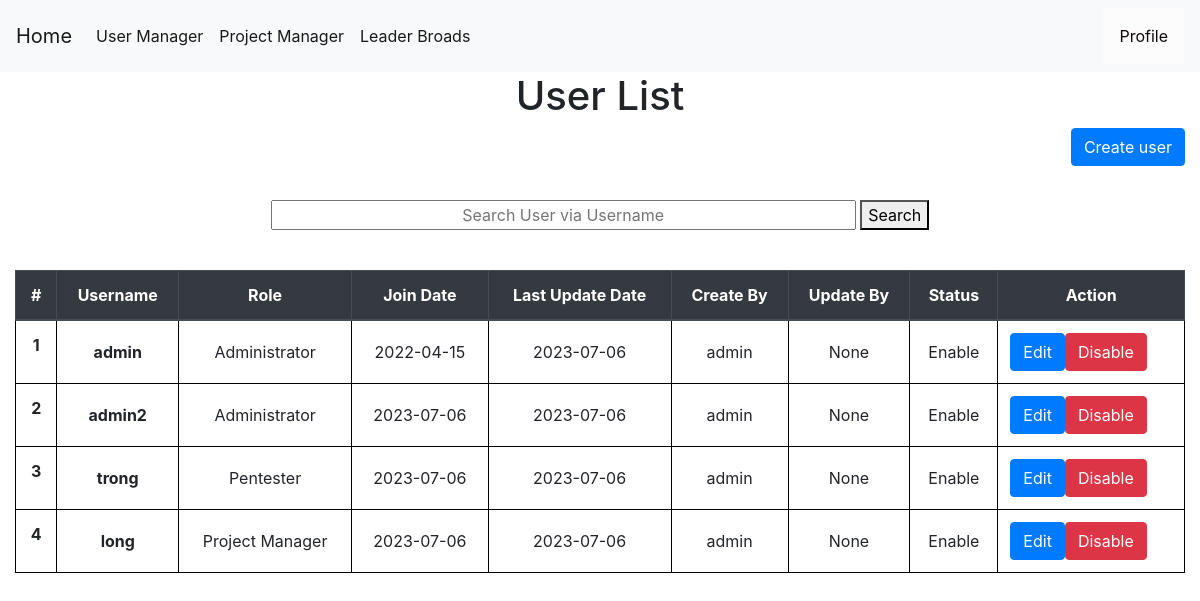
The app's page /enableaccount (signed in), older data.
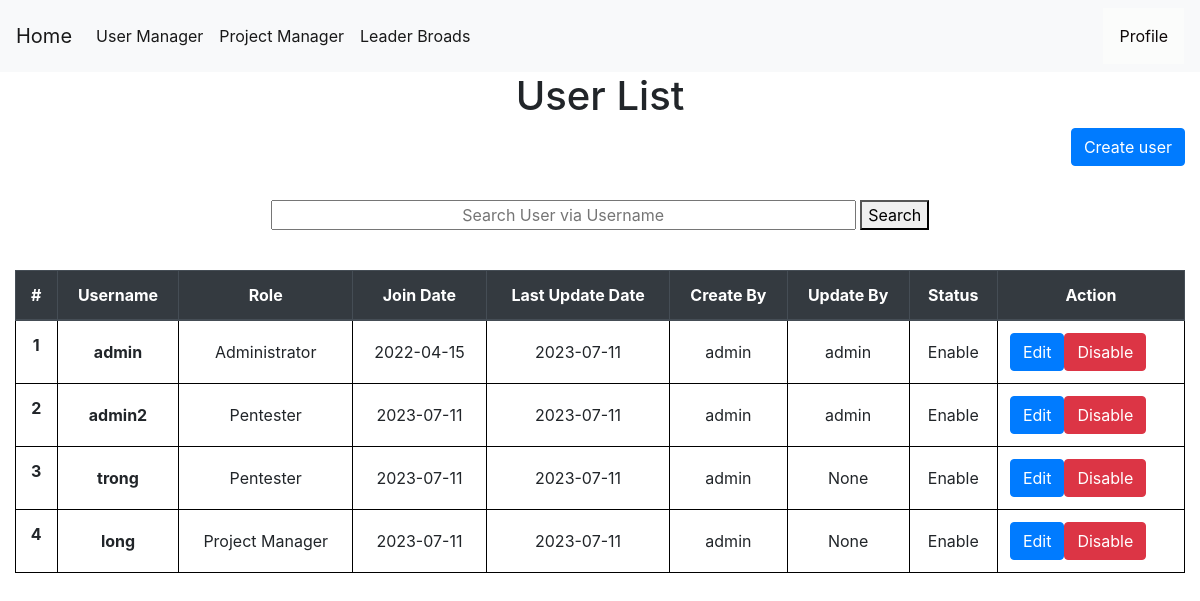
The same page, newer data.
### tables this page shows
CREATE TABLE users (
    userid INTEGER PRIMARY KEY AUTOINCREMENT,
    username TEXT NOT NULL,
    password TEXT NOT NULL,
    join_date date NOT NULL,
    update_date date,
    create_by TEXT NOT NULL,
    update_by TEXT,
    isactive INTEGER NOT NULL,
    role TEXT NOT NULL
);

### app.py (the view, shortened to what this page needs)
@app.route("/enableaccount", methods=('GET', 'POST'))
def enableaccount():
    if session["userid"] == None:
        return redirect(url_for('login'))
    currentuser = get_current_user()
    if currentuser["role"] != 'Administrator':
        return render_template('403.html',)
    msg = ''
    conn = get_db_connection()
    users = conn.execute('SELECT * FROM users').fetchall()
    conn.commit()
    conn.close()
    return render_template('show_user.html', currentuser=currentuser,users=users,msg=msg)

### app.py (called while the page is built)
def get_db_connection():
    conn = sqlite3.connect('database.db')
    conn.row_factory = sqlite3.Row
    return conn

def get_current_user():
    userid = session["userid"]
    conn = get_db_connection()
    user = conn.execute('SELECT * FROM users WHERE userid = ?',(userid,)).fetchone()
    conn.commit()
    conn.close()
    return user

### templates/show_user.html (shortened to what this page needs)
{% extends 'base.html' %}
{% block content %}
    <center><h1>{% block title %}  User List  {% endblock %}</h1></center>
    <link rel= "stylesheet" type= "text/css" href= "{{ url_for('static',filename='css/showuser.css') }}">
    <a href="{{ url_for('add_user')}}" class="btn btn-primary" style="float: right;" role="button" aria-pressed="true">Create user</a>
  <center>
  <form action="{{ url_for('search_user') }}" method ="GET">
    <input style="text-align: center;width:50%;" name="username" type="username" placeholder="Search User via Username" />
    <button>Search</button>
  </form>
</center></br>
    <table class="table">
        <thead class="thead-dark" text-align="center" style="text-align: center;width:100%;">
          <tr>
            <th style="text-align: center"scope="col">#</th>
            <th style="text-align: center"scope="col">Username</th>
            <th style="text-align: center"scope="col">Role</th>
            <th style="text-align: center"scope="col">Join Date</th>
            <th style="text-align: center"scope="col">Last Update Date</th>
            <th style="text-align: center"scope="col">Create By</th>
            <th style="text-align: center"scope="col">Update By</th>
            <th style="text-align: center"scope="col">Status</th>
            <th style="text-align: center"scope="col">Action</th>
          </tr>
        </thead>
        <tbody>
        {% for user in users %}
          <tr>
            <th style="text-align: center"class="counterCell"></th>
            <th style="text-align: center"class="align-middle"  scope="row">{{ user.username }}</th>
            <td style="text-align: center"class="align-middle" >{{ user.role }}</td>
            <td style="text-align: center"class="align-middle" >{{ user.join_date }}</td>
            <td style="text-align: center"class="align-middle" >{{ user.update_date }}</td>
            <td style="text-align: center"class="align-middle" >{{ user.create_by }}</td>
            <td style="text-align: center"class="align-middle" >{{ user.update_by }}</td>
            {% if user.isactive == 1 %}
            <td style="text-align: center"class="align-middle">Enable</td>
            {%else%}
            <td style="text-align: center"class="align-middle">Disable</td>
            {% endif %}
            <td style="text-align: center"class="align-middle">
              <span style="float:left;">
              <a href="{{ url_for('edituser',id= user.userid) }} "class="btn btn-primary">Edit</a>
              </span>
              {% if user.isactive == 1 %}
              <span style="float:left;">
              <form action="{{ url_for('showuser') }}" method=post >
                  <button id="disable" type=submit class="btn btn-danger" >Disable</button>
              </form>
            </span>
            {% endif %}
            </td>
          </tr>
        {% endfor %}
        </tbody>
      </table>
{% endblock %}

Row changes from the older to the newer data that the page shows:
changed users "Administrator": update_date "2023-07-06" → "2023-07-11"; update_by "None" → "admin"
changed users "admin2": role "Administrator" → "Pentester"; join_date "2023-07-06" → "2023-07-11"; update_date "2023-07-06" → "2023-07-11"; update_by "None" → "admin"
changed users "trong": join_date "2023-07-06" → "2023-07-11"; update_date "2023-07-06" → "2023-07-11"
changed users "long": join_date "2023-07-06" → "2023-07-11"; update_date "2023-07-06" → "2023-07-11"
